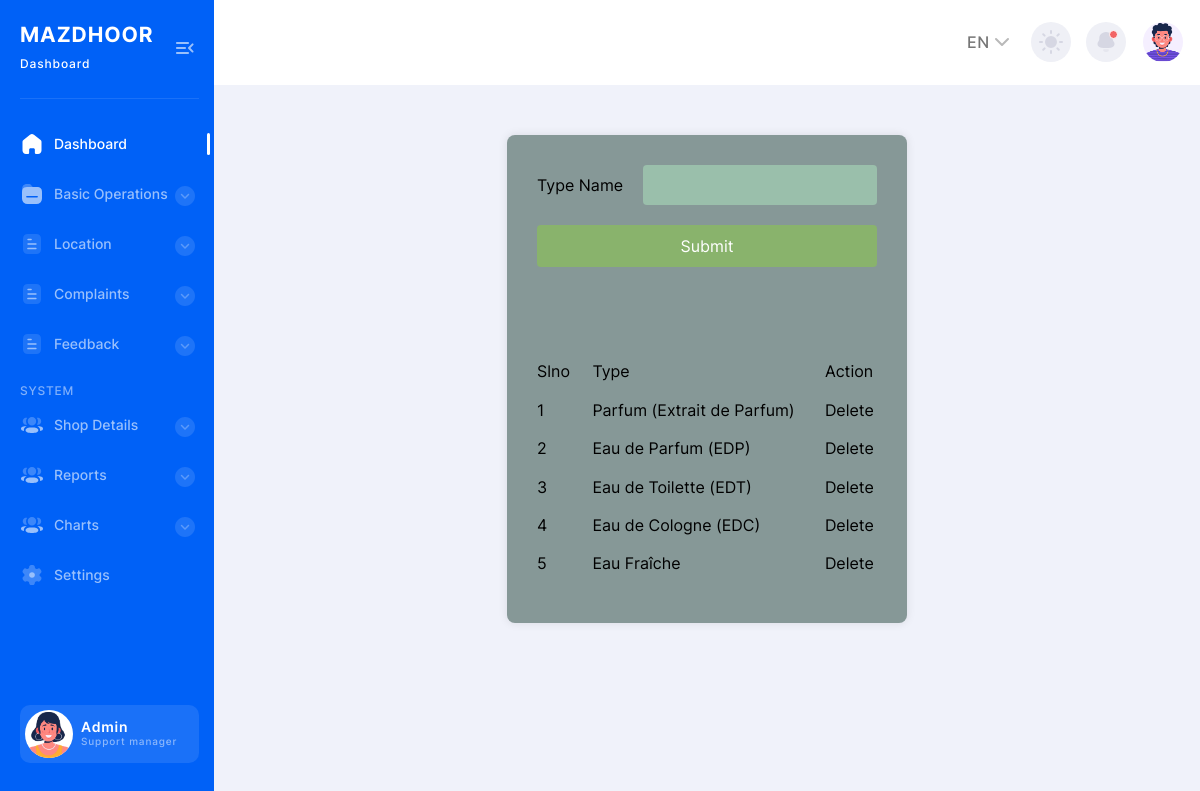
Screenshot of /Project/Admin/Type.php with the database file from the repository.
### tables this page shows
CREATE TABLE `tbl_type` (
  `type_id` int(11) NOT NULL,
  `type_name` varchar(50) NOT NULL
);

### Project/Admin/Type.php (the view, shortened to what this page needs)
<?php
include("Head.php");
include('../Assets/Connection/Connection.php');
?>
<!DOCTYPE html PUBLIC "-//W3C//DTD XHTML 1.0 Transitional//EN" "http://www.w3.org/TR/xhtml1/DTD/xhtml1-transitional.dtd">
<html xmlns="http://www.w3.org/1999/xhtml">
<head>
</head>
<body>
<form id="form" name="form" method="post" action="">
  <table>
    <tr>
      <td>Type&nbsp;Name</td>
      <td><label for="txt_name"></label>
       <input type="text" name="txt_name" id="txt_name" required autocomplete="off"/>
      </td>
    </tr>
    <tr>
      <td colspan="2" align="center"><input type="submit" name="btn_submit" id="btn_submit" value="Submit" /></td>
    </tr>
  </table>
  <br /> <br /> <br />
  <table>
    <tr>
      <td>Slno</td>
      <td>Type</td>
      <td>Action</td>
    </tr>
    <?php
	$i=0;
	$selQry = "select * from  tbl_type";
	$result = $conn -> query($selQry);
	while($row = $result -> fetch_assoc())
	{
		$i++;
	?>
    <tr>
      <td><?php echo $i ?></td>
      <td><?php echo $row["type_name"]?></td>
      <td><a href="Type.php?del=<?php echo $row["type_id"];?>">Delete</a></td>
    </tr>
    <?php } ?>
  </table>
</form>
</body>
</html>
<?php include("Foot.php"); ?>

### Project/Admin/Type.php (style rules this page uses)
form { width: 400px; margin: 50px auto; padding: 20px; background-color: #869897; box-shadow: 0 0 10px rgba(0, 0, 0, 0.1); border-radius: 8px; }
table { width: 100%; border-collapse: collapse; margin-bottom: 20px; }
th, td { padding: 10px; text-align: left; }
input[type="text"] { width: 100%; padding: 8px; border: 1px solid #ccc; border-radius: 4px; background-color: #9ABFAB; }
input[type="submit"] { background-color: #89b36c; color: white; border: none; padding: 10px 20px; cursor: pointer; border-radius: 4px; width: 100%; }

### rows the page displays
tbl_type: type_name "Parfum (Extrait de Parfum)"
tbl_type: type_name "Eau de Parfum (EDP)"
tbl_type: type_name "Eau de Toilette (EDT)"
tbl_type: type_name "Eau de Cologne (EDC)"
tbl_type: type_name "Eau Fraîche"
